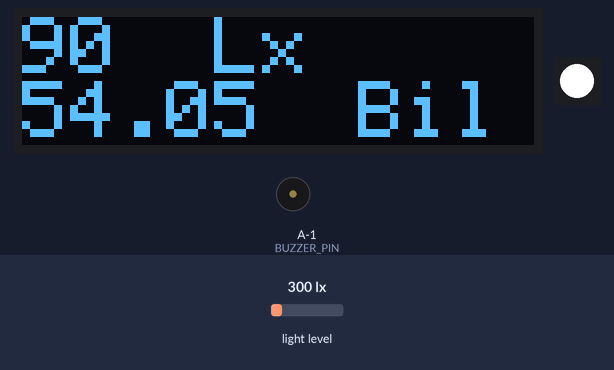
Bench run of a sketch on a simulated ATtiny85, built with avr-gcc and run on an emulated ATtiny85. Parts: 128×32 one-colour display, 1 RGB LEDs in strip order, left to right, buzzer (waves = sounding). The inputs (shaded band) are chosen by the test bench; at power-on: light level 300 lx. What the sketch prints to the serial monitor is not drawn.

Above: at 2.4 s.
2.5 s: light level set to 40 lx
At 3.2 s:
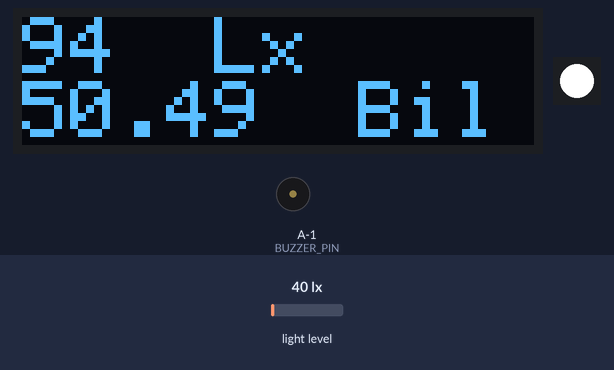
4.8 s: light level set to 500 lx
At 5.3 s:
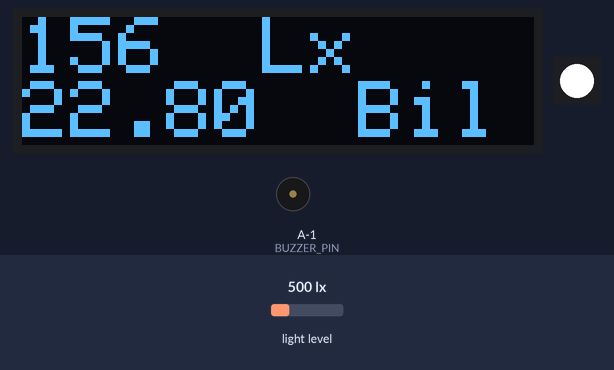
6.9 s: light level set to 1000 lx
At 12.7 s:
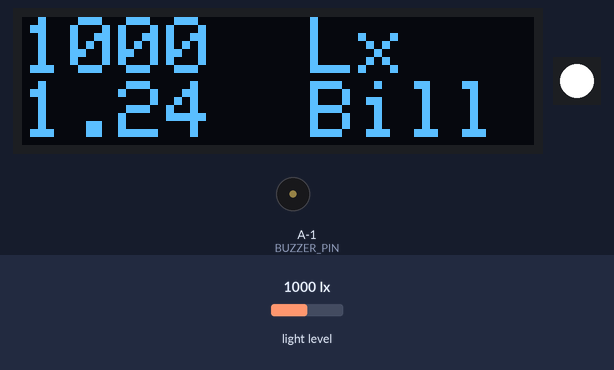
Timing chart, 0 to 14.2 s (numbered marks = the images above; inputs shaded):
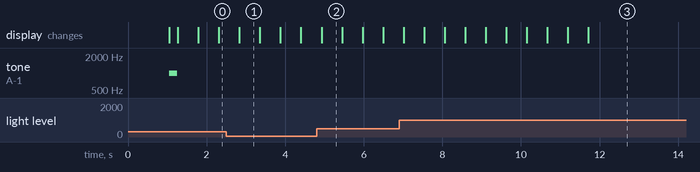

Measured:
- what the display in image 1 shows lasts 0.6 s, from 2.8 s to 3.4 s

The sketch:

main-moving-avg-method.ino
```cpp
#include <math.h>
#include <Wire.h>
#include <Adafruit_GFX.h>
#include <Adafruit_SSD1306.h>
#include <BH1750.h>
#include <Adafruit_NeoPixel.h>

#ifdef __AVR__
 #include <avr/power.h> // Required for 16 MHz Adafruit Trinket
#endif

#define PIN 19
#define NUMPIXELS 1
#define BUZZER_PIN 13
#define BUTTON_PIN 34  // Define GPIO pin for the push button

Adafruit_NeoPixel pixels(NUMPIXELS, PIN, NEO_GRB + NEO_KHZ800);

// Define screen dimensions
#define SCREEN_WIDTH 128
#define SCREEN_HEIGHT 32

// Initialize the OLED display
Adafruit_SSD1306 display(SCREEN_WIDTH, SCREEN_HEIGHT, &Wire, -1);

// Initialize the BH1750 sensor
BH1750 lightMeter;

// Moving average parameters
const int numReadings = 10;  // Number of readings to average
float readings[numReadings]; // Array to store readings
int readIndex = 0;           // Index of the current reading
float total = 0;             // Sum of the readings
int average = 0;           // Moving average

unsigned long buttonPressTime = 0; // Stores the time button was pressed
bool buttonHeld = false;


const double constant = 62956.0;
const double exponent = -1.569;

void setup() {
  // Start the I2C communication
  Wire.begin();
  Serial.begin(115200);

  // Initialize the BH1750 sensor
  if (!lightMeter.begin()) {
    Serial.println(F("Error initializing BH1750 sensor"));
    while (1);
  }

  // Initialize the OLED display
  if (!display.begin(SSD1306_SWITCHCAPVCC, 0x3C)) { // Address 0x3C for 128x32
    Serial.println(F("SSD1306 allocation failed"));
    while (1);
  }

  // Clear the buffer
  display.clearDisplay();
  display.setTextSize(2);
  display.setTextColor(SSD1306_WHITE);
  display.setCursor(2, 8);
  display.print(" STARTING ");
  display.display();

  // Give some time for the sensor to initialize
  delay(1000);

  // Initialize the NeoPixel
  #if defined(__AVR_ATtiny85__) && (F_CPU == 16000000)
  clock_prescale_set(clock_div_1);
  #endif

  pixels.begin();

  // Set NeoPixel to solid white
  pixels.setPixelColor(0, pixels.Color(255, 255, 255));
  pixels.show();

  // Initialize the readings array
  for (int i = 0; i < numReadings; i++) {
    readings[i] = 0;
  }

  pinMode(BUZZER_PIN, OUTPUT);
  pinMode(BUZZER_PIN, OUTPUT);
  pinMode(BUTTON_PIN, INPUT_PULLUP);

  // Play initialization tone
  playTone(1000, 200);
  display.clearDisplay();
}

void loop() {
  int state = digitalRead(BUTTON_PIN);
  // Subtract the last reading
  total = total - readings[readIndex];

  // Read the current light level
  readings[readIndex] = lightMeter.readLightLevel();

  // Add the reading to the total
  total = total + readings[readIndex];

  // Advance to the next position in the array
  readIndex = readIndex + 1;

  // If we're at the end of the array, wrap around to the beginning
  if (readIndex >= numReadings) {
    readIndex = 0;
  }

  // Calculate the average
  average = total / numReadings;

  bool isStable = true;
  for (int i = 1; i < numReadings; i++) {
    if (readings[i] != readings[0]) {
      isStable = false;
      break;
    }
  }

  display.clearDisplay();
      double x = average;
      double y = constant * pow(x, exponent);
      //= 62956x^-1.569
      display.setCursor(0, 0);
      display.print(average);
      display.print("  Lx");
      display.setCursor(0, 16);
      display.print(y);
      display.print("  Bill");
      Serial.println(y);

  // Update the display with the new data
  display.display();
  Serial.println(average);
  display.clearDisplay();
  delay(500);
}

void playTone(int frequency, int duration) {
  tone(BUZZER_PIN, frequency, duration);
  delay(duration);
  noTone(BUZZER_PIN); // Ensure buzzer is off after the tone
}
```
